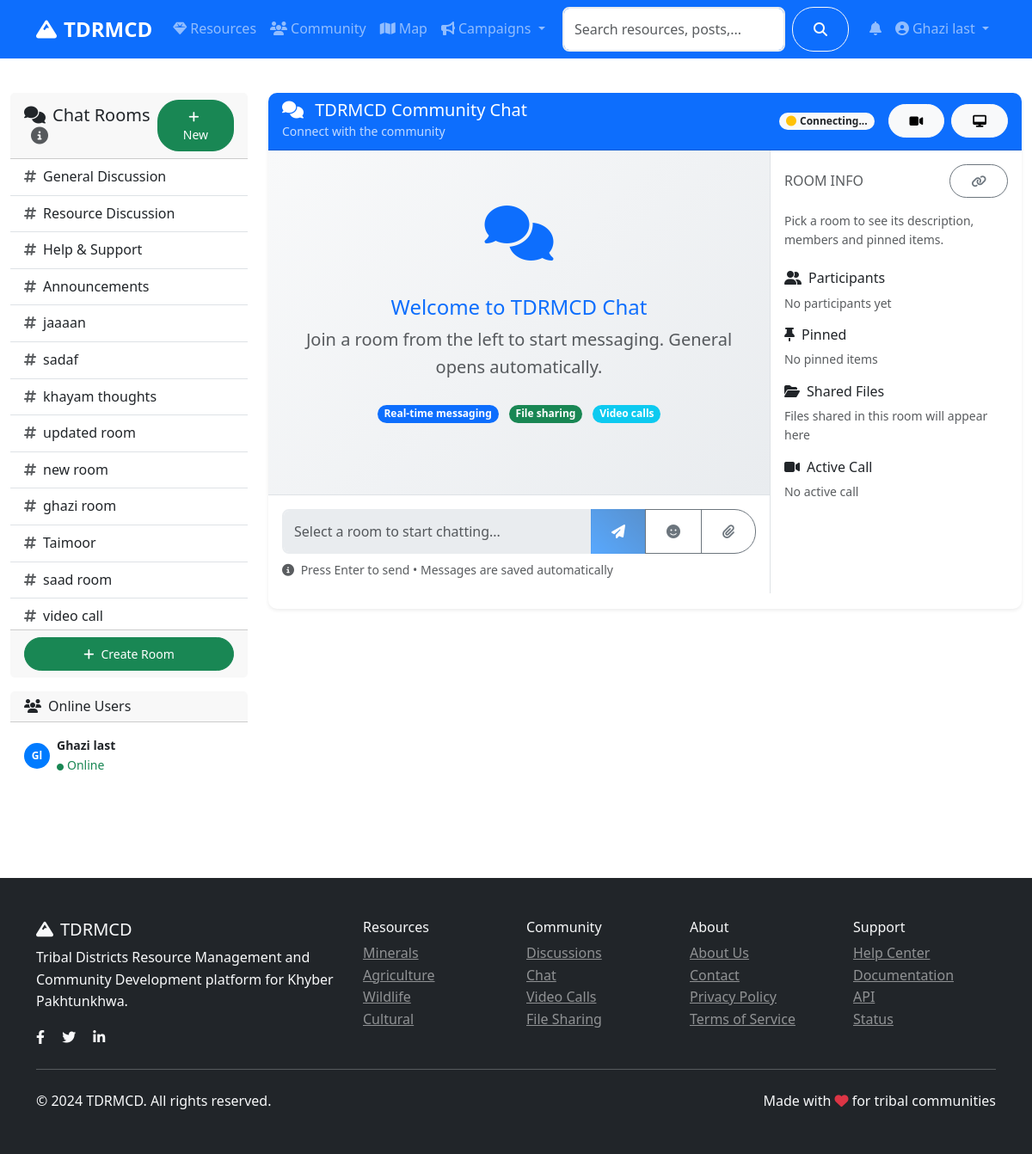
Before: /community/chat (signed in) with the older database file.
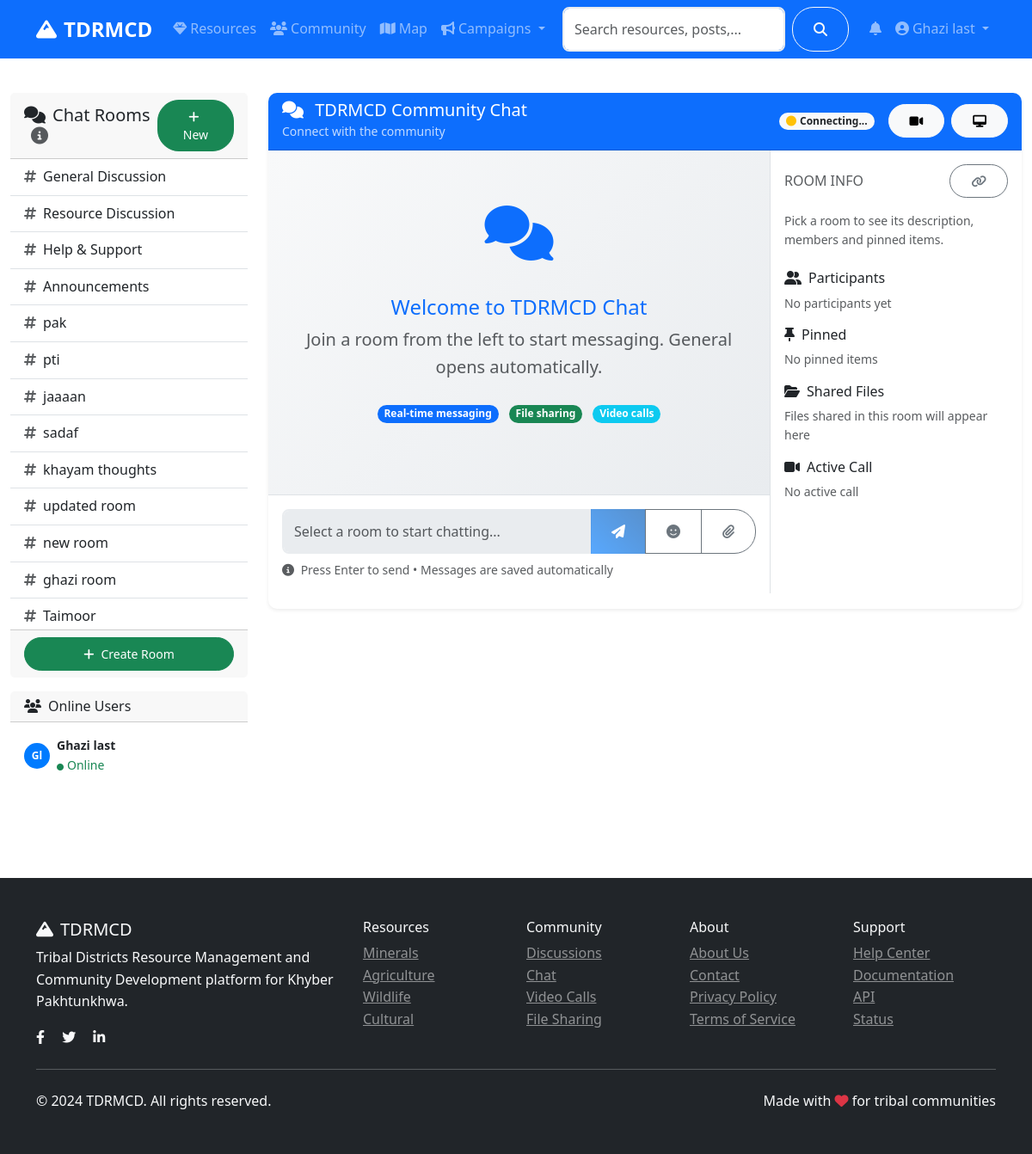
After: the same page with the newer database file.
### models.py (models this page shows, shortened)
class ChatRoom(db.Model):
    id = db.Column(db.Integer, primary_key=True)
    room_id = db.Column(db.String(100), unique=True, nullable=False)
    name = db.Column(db.String(200), nullable=False)
    description = db.Column(db.Text)
    is_private = db.Column(db.Boolean, default=False)
    created_by = db.Column(db.Integer, db.ForeignKey('user.id'), nullable=False)
    created_at = db.Column(db.DateTime, default=datetime.utcnow)
    creator = db.relationship('User', backref='created_chat_rooms')

### routes/community.py (the view)
@community_bp.route('/chat')
@login_required
def chat():
    room_param = request.args.get('room')
    room_name_param = request.args.get('room_name')
    if room_param:
        return redirect(url_for('community.chat_room', room_id=room_param))
    if room_name_param:
        slug = ''.join(c.lower() if c.isalnum() else '-' for c in room_name_param).strip('-') or f"room-{uuid.uuid4().hex[:6]}"
        return redirect(url_for('community.chat_room', room_id=slug))
    default_rooms = [
        {'id': 'general', 'name': 'General Discussion'},
        {'id': 'resources', 'name': 'Resource Discussion'},
        {'id': 'help', 'name': 'Help & Support'},
        {'id': 'announcements', 'name': 'Announcements'}
    ]
    db_rooms = ChatRoom.query.order_by(ChatRoom.created_at.desc()).all()
    return render_template('community/chat.html', rooms=default_rooms, db_rooms=db_rooms)

### app.py (called while the page is built)
@login_manager.user_loader
def load_user(user_id):
    return User.query.get(int(user_id))

### models.py (called while the page is built)
    def get_full_name(self):
        return f"{self.first_name} {self.last_name}"

    def is_admin(self):
        return self.role == 'admin'

### templates/community/chat.html (shortened to what the changed rows need)
{% extends "base.html" %}
{% block content %}
<div class="container-fluid py-4">
    <div class="row">
        <div class="col-lg-3 col-md-4 mb-4">
            <div class="card" style="max-height: calc(100vh - 120px); display: flex; flex-direction: column;">
                <div class="card-body p-0" style="flex: 1 1 auto; overflow-y: auto;">
                    <div class="list-group list-group-flush" id="rooms-list">
                        {% for room in rooms %}
                        <a href="{{ url_for('community.chat_room', room_id=room.id) }}"
                           class="list-group-item list-group-item-action d-flex justify-content-between align-items-center room-link"
                           data-room-id="{{ room.id }}" data-room-name="{{ room.name }}">
                            <div>
                                <i class="fas fa-hashtag me-2 text-muted"></i>{{ room.name }}
                            </div>
                        </a>
                        {% endfor %}
                        {% for room in db_rooms %}
                        <a href="{{ url_for('community.chat_room', room_id=room.room_id) }}"
                           class="list-group-item list-group-item-action d-flex justify-content-between align-items-center room-link"
                           data-room-id="{{ room.room_id }}" data-room-name="{{ room.name }}">
                            <div>
                                <i class="fas fa-hashtag me-2 text-muted"></i>{{ room.name }}
                            </div>
                        </a>
                        {% endfor %}
                    </div>
                </div>
            </div>
        </div>
    </div>
</div>
{% endblock %}

Changed rows visible on the page:
no longer on this page (row unchanged): ChatRoom: name "saad room"
no longer on this page (row unchanged): ChatRoom: name "video call"
added ChatRoom: name "pak"
added ChatRoom: name "pti"
